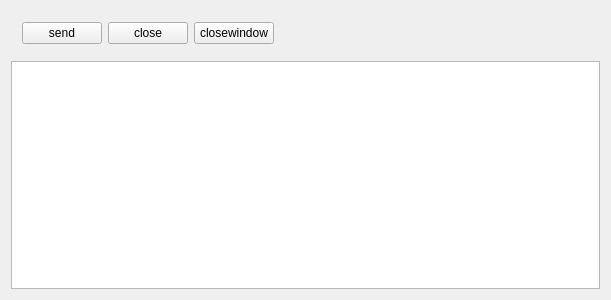
<?xml version="1.0" encoding="UTF-8"?>
<ui version="4.0">
 <class>tcpclient</class>
 <widget class="QWidget" name="tcpclient">
  <property name="geometry">
   <rect>
    <x>0</x>
    <y>0</y>
    <width>611</width>
    <height>300</height>
   </rect>
  </property>
  <property name="minimumSize">
   <size>
    <width>0</width>
    <height>300</height>
   </size>
  </property>
  <property name="maximumSize">
   <size>
    <width>16777215</width>
    <height>300</height>
   </size>
  </property>
  <property name="windowTitle">
   <string>tcpclient</string>
  </property>
  <layout class="QVBoxLayout" name="verticalLayout">
   <item>
    <widget class="QWidget" name="widget" native="true">
     <layout class="QHBoxLayout" name="horizontalLayout">
      <item>
       <widget class="QPushButton" name="pushButtonSend">
        <property name="text">
         <string>send</string>
        </property>
       </widget>
      </item>
      <item>
       <widget class="QPushButton" name="pushButtonClose">
        <property name="text">
         <string>close</string>
        </property>
       </widget>
      </item>
      <item>
       <widget class="QPushButton" name="pushButtonCloseWidget">
        <property name="text">
         <string>closewindow</string>
        </property>
       </widget>
      </item>
      <item>
       <spacer name="horizontalSpacer">
        <property name="orientation">
         <enum>Qt::Horizontal</enum>
        </property>
        <property name="sizeHint" stdset="0">
         <size>
          <width>40</width>
          <height>20</height>
         </size>
        </property>
       </spacer>
      </item>
     </layout>
    </widget>
   </item>
   <item>
    <widget class="QTextBrowser" name="textBrowser"/>
   </item>
  </layout>
 </widget>
 <layoutdefault spacing="6" margin="11"/>
 <resources/>
 <connections>
  <connection>
   <sender>pushButtonCloseWidget</sender>
   <signal>clicked()</signal>
   <receiver>tcpclient</receiver>
   <slot>close()</slot>
   <hints>
    <hint type="sourcelabel">
     <x>217</x>
     <y>29</y>
    </hint>
    <hint type="destinationlabel">
     <x>305</x>
     <y>149</y>
    </hint>
   </hints>
  </connection>
 </connections>
</ui>
